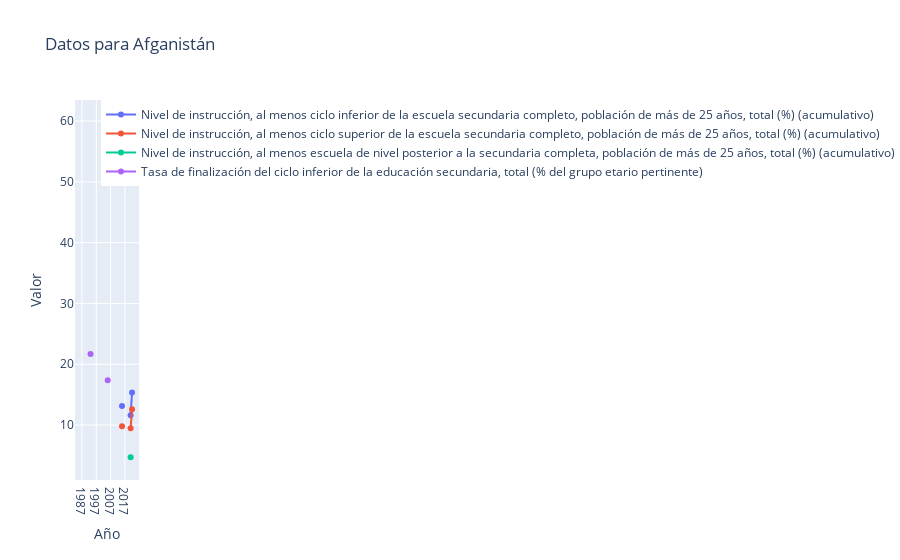
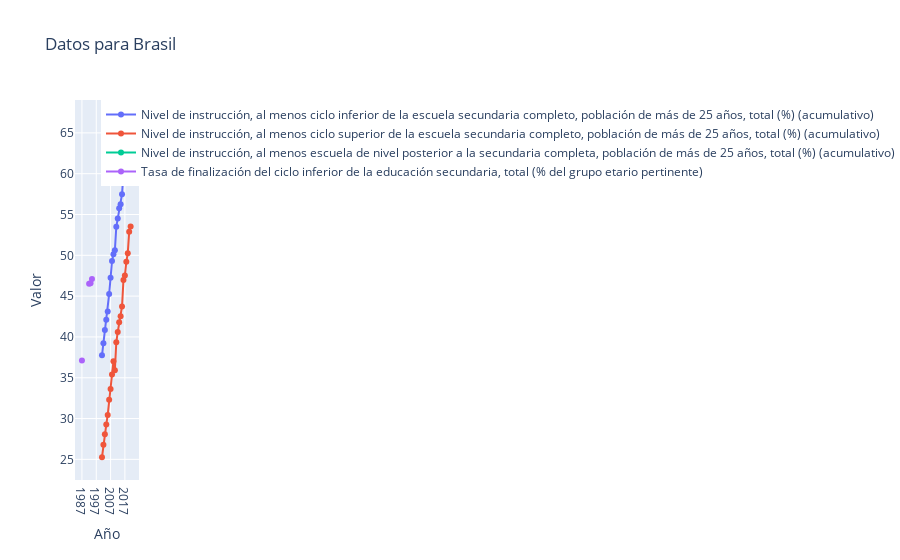
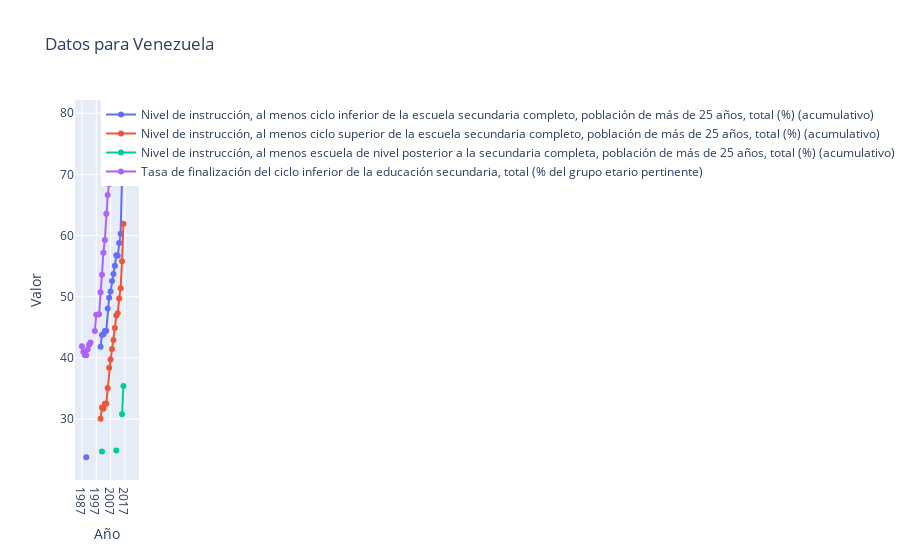

Notebook code cell kept with these figures, in order:
### Code cell
#Crear una lista con los nombres de los países en el DataFrame
paises = df['país'].unique().tolist()
# Crear un widget de menú desplegable (dropdown) para seleccionar un país
dropdown_paises = widgets.Dropdown(
    options=paises,
    description='Seleccionar país:'
)
# Función para graficar los datos por país seleccionado
def graficar_datos_por_pais(pais):
    datos_pais = df[df['país'] == pais]
    columnas_años = datos_pais.columns[4:]  # Suponiendo que las columnas de años comienzan desde la cuarta columna
    fig = go.Figure()
    for i in range(len(datos_pais)):
        valores = datos_pais.iloc[i, 4:]
        nombre_variable = datos_pais.iloc[i]['factor_(serie)']  # Obtener el nombre de la variable
        fig.add_trace(go.Scatter(x=columnas_años, y=valores, mode='lines+markers', name=nombre_variable))
    fig.update_layout(
        title=f'Datos para {pais}',
        xaxis_title='Año',
        yaxis_title='Valor'
    )
    fig.show()
# Mostrar un widget vacío para eliminar el gráfico por defecto
display(widgets.Output())
# Interactividad: enlazar el widget de menú desplegable a la función de graficado
widgets.interactive(graficar_datos_por_pais, pais=dropdown_paises)

### Figure 1 — Plotly figure (JSON) as saved in the notebook; plotly's stock layout.template omitted (floating-point values rounded to 4 significant figures)
{"data": [{"mode": "lines+markers", "name": "Nivel de instrucción, al menos ciclo inferior de la escuela secundaria completo, población de más de 25 años, total (%) (acumulativo)", "type": "scatter", "x": ["1987", "1988", "1989", "1990", "1991", "1992", "1993", "1994", "1995", "1996", "1997", "1998", "1999", "2000", "2001", "2002", "2003", "2004", "2005", "2006", "2007", "2008", "2009", "2010", "2011", "2012", "2013", "2014", "2015", "2016", "2017", "2018", "2019", "2020", "2021", "2022"], "y": [null, null, null, null, null, null, null, null, null, null, null, null, null, null, null, null, null, null, null, null, null, null, null, null, null, null, null, null, 13.13, null, null, null, null, null, 11.63, 15.34]}, {"mode": "lines+markers", "name": "Nivel de instrucción, al menos ciclo superior de la escuela secundaria completo, población de más de 25 años, total (%) (acumulativo)", "type": "scatter", "x": ["1987", "1988", "1989", "1990", "1991", "1992", "1993", "1994", "1995", "1996", "1997", "1998", "1999", "2000", "2001", "2002", "2003", "2004", "2005", "2006", "2007", "2008", "2009", "2010", "2011", "2012", "2013", "2014", "2015", "2016", "2017", "2018", "2019", "2020", "2021", "2022"], "y": [null, null, null, null, null, null, null, null, null, null, null, null, null, null, null, null, null, null, null, null, null, null, null, null, null, null, null, null, 9.792, null, null, null, null, null, 9.461, 12.6]}, {"mode": "lines+markers", "name": "Nivel de instrucción, al menos escuela de nivel posterior a la secundaria completa, población de más de 25 años, total (%) (acumulativo)", "type": "scatter", "x": ["1987", "1988", "1989", "1990", "1991", "1992", "1993", "1994", "1995", "1996", "1997", "1998", "1999", "2000", "2001", "2002", "2003", "2004", "2005", "2006", "2007", "2008", "2009", "2010", "2011", "2012", "2013", "2014", "2015", "2016", "2017", "2018", "2019", "2020", "2021", "2022"], "y": [null, null, null, null, null, null, null, null, null, null, null, null, null, null, null, null, null, null, null, null, null, null, null, null, null, null, null, null, null, null, null, null, null, null, 4.705, null]}, {"mode": "lines+markers", "name": "Tasa de finalización del ciclo inferior de la educación secundaria, total (% del grupo etario pertinente)", "type": "scatter", "x": ["1987", "1988", "1989", "1990", "1991", "1992", "1993", "1994", "1995", "1996", "1997", "1998", "1999", "2000", "2001", "2002", "2003", "2004", "2005", "2006", "2007", "2008", "2009", "2010", "2011", "2012", "2013", "2014", "2015", "2016", "2017", "2018", "2019", "2020", "2021", "2022"], "y": [null, null, null, null, null, null, 21.69, null, null, null, null, null, null, null, null, null, null, null, 17.39, null, null, null, null, null, null, null, null, null, null, 52.52, 54.69, 56.74, 59.72, null, null, null]}], "layout": {"title": {"text": "Datos para Afganistán"}, "xaxis": {"title": {"text": "Año"}}, "yaxis": {"title": {"text": "Valor"}}}}

### Figure 2 — Plotly figure (JSON) as saved in the notebook; plotly's stock layout.template omitted (floating-point values rounded to 4 significant figures)
{"data": [{"mode": "lines+markers", "name": "Nivel de instrucción, al menos ciclo inferior de la escuela secundaria completo, población de más de 25 años, total (%) (acumulativo)", "type": "scatter", "x": ["1987", "1988", "1989", "1990", "1991", "1992", "1993", "1994", "1995", "1996", "1997", "1998", "1999", "2000", "2001", "2002", "2003", "2004", "2005", "2006", "2007", "2008", "2009", "2010", "2011", "2012", "2013", "2014", "2015", "2016", "2017", "2018", "2019", "2020", "2021", "2022"], "y": [null, null, null, null, null, null, null, null, null, null, null, null, null, null, 37.75, 39.22, 40.84, 42.11, 43.13, 45.25, 47.25, 49.29, 50.12, 50.62, 53.49, 54.52, 55.76, 56.25, 57.49, 60.09, 60.64, 61.81, 62.99, 65.2, 66.24, null]}, {"mode": "lines+markers", "name": "Nivel de instrucción, al menos ciclo superior de la escuela secundaria completo, población de más de 25 años, total (%) (acumulativo)", "type": "scatter", "x": ["1987", "1988", "1989", "1990", "1991", "1992", "1993", "1994", "1995", "1996", "1997", "1998", "1999", "2000", "2001", "2002", "2003", "2004", "2005", "2006", "2007", "2008", "2009", "2010", "2011", "2012", "2013", "2014", "2015", "2016", "2017", "2018", "2019", "2020", "2021", "2022"], "y": [null, null, null, null, null, null, null, null, null, null, null, null, null, null, 25.26, 26.78, 28.09, 29.27, 30.45, 32.31, 33.62, 35.41, 37.02, 35.92, 39.35, 40.61, 41.8, 42.52, 43.73, 46.99, 47.54, 49.2, 50.24, 52.89, 53.54, null]}, {"mode": "lines+markers", "name": "Nivel de instrucción, al menos escuela de nivel posterior a la secundaria completa, población de más de 25 años, total (%) (acumulativo)", "type": "scatter", "x": ["1987", "1988", "1989", "1990", "1991", "1992", "1993", "1994", "1995", "1996", "1997", "1998", "1999", "2000", "2001", "2002", "2003", "2004", "2005", "2006", "2007", "2008", "2009", "2010", "2011", "2012", "2013", "2014", "2015", "2016", "2017", "2018", "2019", "2020", "2021", "2022"], "y": [null, null, null, null, null, null, null, null, null, null, null, null, null, null, null, null, null, null, null, null, null, null, null, null, null, null, null, null, null, null, null, null, null, null, null, null]}, {"mode": "lines+markers", "name": "Tasa de finalización del ciclo inferior de la educación secundaria, total (% del grupo etario pertinente)", "type": "scatter", "x": ["1987", "1988", "1989", "1990", "1991", "1992", "1993", "1994", "1995", "1996", "1997", "1998", "1999", "2000", "2001", "2002", "2003", "2004", "2005", "2006", "2007", "2008", "2009", "2010", "2011", "2012", "2013", "2014", "2015", "2016", "2017", "2018", "2019", "2020", "2021", "2022"], "y": [37.12, null, null, null, null, 46.5, 46.57, 47.09, null, null, null, null, null, null, null, null, null, null, null, null, null, null, null, null, null, null, null, null, null, null, null, null, null, null, null, null]}], "layout": {"title": {"text": "Datos para Brasil"}, "xaxis": {"title": {"text": "Año"}}, "yaxis": {"title": {"text": "Valor"}}}}

### Figure 3 — Plotly figure (JSON) as saved in the notebook; plotly's stock layout.template omitted (floating-point values rounded to 4 significant figures)
{"data": [{"mode": "lines+markers", "name": "Nivel de instrucción, al menos ciclo inferior de la escuela secundaria completo, población de más de 25 años, total (%) (acumulativo)", "type": "scatter", "x": ["1987", "1988", "1989", "1990", "1991", "1992", "1993", "1994", "1995", "1996", "1997", "1998", "1999", "2000", "2001", "2002", "2003", "2004", "2005", "2006", "2007", "2008", "2009", "2010", "2011", "2012", "2013", "2014", "2015", "2016", "2017", "2018", "2019", "2020", "2021", "2022"], "y": [null, null, null, 23.76, null, null, null, null, null, null, null, null, null, 41.84, 43.76, 43.88, 44.39, 44.46, 48.1, 49.84, 50.86, 52.59, 53.71, 55.08, 56.8, 56.71, 58.78, 60.3, 69.6, 74.43, null, null, null, null, null, null]}, {"mode": "lines+markers", "name": "Nivel de instrucción, al menos ciclo superior de la escuela secundaria completo, población de más de 25 años, total (%) (acumulativo)", "type": "scatter", "x": ["1987", "1988", "1989", "1990", "1991", "1992", "1993", "1994", "1995", "1996", "1997", "1998", "1999", "2000", "2001", "2002", "2003", "2004", "2005", "2006", "2007", "2008", "2009", "2010", "2011", "2012", "2013", "2014", "2015", "2016", "2017", "2018", "2019", "2020", "2021", "2022"], "y": [null, null, null, null, null, null, null, null, null, null, null, null, null, 30.06, 31.91, 31.71, 32.49, 32.51, 35.1, 38.38, 39.74, 41.45, 42.95, 44.88, 46.94, 47.29, 49.72, 51.41, 55.79, 61.92, null, null, null, null, null, null]}, {"mode": "lines+markers", "name": "Nivel de instrucción, al menos escuela de nivel posterior a la secundaria completa, población de más de 25 años, total (%) (acumulativo)", "type": "scatter", "x": ["1987", "1988", "1989", "1990", "1991", "1992", "1993", "1994", "1995", "1996", "1997", "1998", "1999", "2000", "2001", "2002", "2003", "2004", "2005", "2006", "2007", "2008", "2009", "2010", "2011", "2012", "2013", "2014", "2015", "2016", "2017", "2018", "2019", "2020", "2021", "2022"], "y": [null, null, null, null, null, null, null, null, null, null, null, null, null, null, 24.69, null, null, null, null, null, null, null, null, null, 24.86, null, null, null, 30.78, 35.4, null, null, null, null, null, null]}, {"mode": "lines+markers", "name": "Tasa de finalización del ciclo inferior de la educación secundaria, total (% del grupo etario pertinente)", "type": "scatter", "x": ["1987", "1988", "1989", "1990", "1991", "1992", "1993", "1994", "1995", "1996", "1997", "1998", "1999", "2000", "2001", "2002", "2003", "2004", "2005", "2006", "2007", "2008", "2009", "2010", "2011", "2012", "2013", "2014", "2015", "2016", "2017", "2018", "2019", "2020", "2021", "2022"], "y": [41.89, 41.02, 40.46, 40.44, 41.38, 42.16, 42.52, null, null, 44.39, 47.07, null, 47.15, 50.73, 53.62, 57.19, 59.3, 63.56, 66.65, 68.42, 73.06, 77.64, 77.58, 75.95, 76.19, 77.85, 78.45, 75.81, 75.19, 73.82, 71.93, null, null, null, null, null]}], "layout": {"title": {"text": "Datos para Venezuela"}, "xaxis": {"title": {"text": "Año"}}, "yaxis": {"title": {"text": "Valor"}}}}
